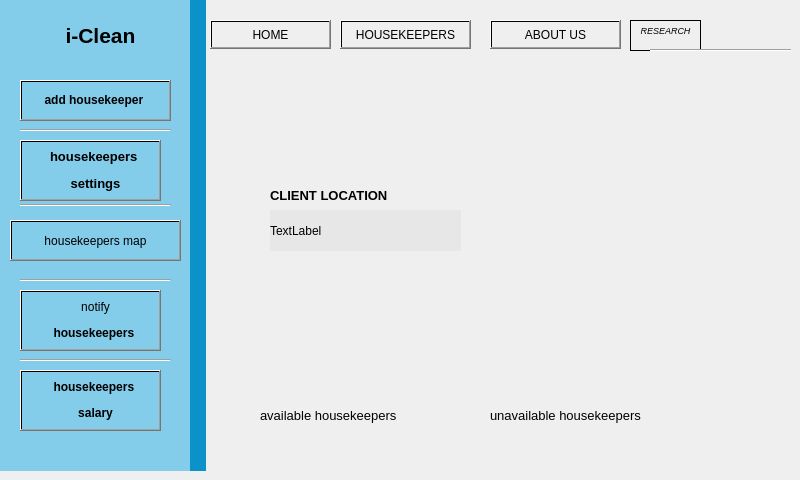
      <widget class="QWidget" name="page_7">
       <widget class="QStackedWidget" name="stackedWidget_4">
        <property name="geometry">
         <rect>
          <x>0</x>
          <y>0</y>
          <width>791</width>
          <height>471</height>
         </rect>
        </property>
        <property name="currentIndex">
         <number>0</number>
        </property>
        <widget class="QWidget" name="page_8">
         <widget class="QLabel" name="label_57">
          <property name="geometry">
           <rect>
            <x>0</x>
            <y>0</y>
            <width>841</width>
            <height>471</height>
           </rect>
          </property>
          <property name="text">
           <string/>
          </property>
          <property name="pixmap">
           <pixmap>../../../OneDrive - ESPRIT/Bureau/projet qt/arr.png</pixmap>
          </property>
         </widget>
         <widget class="QLabel" name="label_58">
          <property name="geometry">
           <rect>
            <x>0</x>
            <y>0</y>
            <width>191</width>
            <height>471</height>
           </rect>
          </property>
          <property name="styleSheet">
           <string notr="true">background-color: rgb(131, 204, 234);</string>
          </property>
          <property name="text">
           <string/>
          </property>
         </widget>
         <widget class="QLabel" name="label_59">
          <property name="geometry">
           <rect>
            <x>190</x>
            <y>0</y>
            <width>16</width>
            <height>471</height>
           </rect>
          </property>
          <property name="styleSheet">
           <string notr="true">background-color: rgb(10, 146, 201);</string>
          </property>
          <property name="text">
           <string/>
          </property>
         </widget>
         <widget class="QLabel" name="label_60">
          <property name="geometry">
           <rect>
            <x>50</x>
            <y>20</y>
            <width>101</width>
            <height>31</height>
           </rect>
          </property>
          <property name="text">
           <string>&lt;html&gt;&lt;head/&gt;&lt;body&gt;&lt;p align=&quot;center&quot;&gt;&lt;span style=&quot; font-size:16pt; font-weight:700;&quot;&gt;i-Clean&lt;/span&gt;&lt;/p&gt;&lt;/body&gt;&lt;/html&gt;</string>
          </property>
         </widget>
         <widget class="QPushButton" name="pushButton_27">
          <property name="geometry">
           <rect>
            <x>210</x>
            <y>20</y>
            <width>121</width>
            <height>29</height>
           </rect>
          </property>
          <property name="styleSheet">
           <string notr="true">background-color: qlineargradient(spread:pad, x1:0, y1:0, x2:0, y2:0, stop:0 rgba(0, 0, 0, 0), stop:1 rgba(255, 255, 255, 255));</string>
          </property>
          <property name="text">
           <string>HOME</string>
          </property>
         </widget>
         <widget class="QToolButton" name="toolButton_8">
          <property name="geometry">
           <rect>
            <x>490</x>
            <y>20</y>
            <width>131</width>
            <height>29</height>
           </rect>
          </property>
          <property name="styleSheet">
           <string notr="true">background-color: qlineargradient(spread:pad, x1:0, y1:0, x2:0, y2:0, stop:0 rgba(0, 0, 0, 0), stop:1 rgba(255, 255, 255, 255));</string>
          </property>
          <property name="text">
           <string>ABOUT US</string>
          </property>
         </widget>
         <widget class="QToolButton" name="toolButton_9">
          <property name="geometry">
           <rect>
            <x>340</x>
            <y>20</y>
            <width>131</width>
            <height>29</height>
           </rect>
          </property>
          <property name="styleSheet">
           <string notr="true">background-color: qlineargradient(spread:pad, x1:0, y1:0, x2:0, y2:0, stop:0 rgba(0, 0, 0, 0), stop:1 rgba(255, 255, 255, 255));</string>
          </property>
          <property name="text">
           <string>HOUSEKEEPERS</string>
          </property>
         </widget>
         <widget class="QTextEdit" name="textEdit_4">
          <property name="geometry">
           <rect>
            <x>630</x>
            <y>20</y>
            <width>71</width>
            <height>31</height>
           </rect>
          </property>
          <property name="styleSheet">
           <string notr="true">background-color: qlineargradient(spread:pad, x1:0, y1:0, x2:0, y2:0, stop:0 rgba(0, 0, 0, 0), stop:1 rgba(255, 255, 255, 255));</string>
          </property>
          <property name="html">
           <string>&lt;!DOCTYPE HTML PUBLIC &quot;-//W3C//DTD HTML 4.0//EN&quot; &quot;http://www.w3.org/TR/REC-html40/strict.dtd&quot;&gt;
&lt;html&gt;&lt;head&gt;&lt;meta name=&quot;qrichtext&quot; content=&quot;1&quot; /&gt;&lt;meta charset=&quot;utf-8&quot; /&gt;&lt;style type=&quot;text/css&quot;&gt;
p, li { white-space: pre-wrap; }
hr { height: 1px; border-width: 0; }
li.unchecked::marker { content: &quot;\2610&quot;; }
li.checked::marker { content: &quot;\2612&quot;; }
&lt;/style&gt;&lt;/head&gt;&lt;body style=&quot; font-family:'Segoe UI'; font-size:9pt; font-weight:400; font-style:normal;&quot;&gt;
&lt;p align=&quot;center&quot; style=&quot; margin-top:0px; margin-bottom:0px; margin-left:0px; margin-right:0px; -qt-block-indent:0; text-indent:0px;&quot;&gt;&lt;span style=&quot; font-size:7pt; font-style:italic;&quot;&gt;RESEARCH&lt;/span&gt;&lt;/p&gt;&lt;/body&gt;&lt;/html&gt;</string>
          </property>
         </widget>
         <widget class="Line" name="line_21">
          <property name="geometry">
           <rect>
            <x>650</x>
            <y>40</y>
            <width>151</width>
            <height>20</height>
           </rect>
          </property>
          <property name="orientation">
           <enum>Qt::Orientation::Horizontal</enum>
          </property>
         </widget>
         <widget class="Line" name="line_20">
          <property name="geometry">
           <rect>
            <x>20</x>
            <y>350</y>
            <width>151</width>
            <height>20</height>
           </rect>
          </property>
          <property name="orientation">
           <enum>Qt::Orientation::Horizontal</enum>
          </property>
         </widget>
         <widget class="Line" name="line_17">
          <property name="geometry">
           <rect>
            <x>20</x>
            <y>120</y>
            <width>151</width>
            <height>20</height>
           </rect>
          </property>
          <property name="orientation">
           <enum>Qt::Orientation::Horizontal</enum>
          </property>
         </widget>
         <widget class="Line" name="line_18">
          <property name="geometry">
           <rect>
            <x>20</x>
            <y>190</y>
            <width>151</width>
            <height>31</height>
           </rect>
          </property>
          <property name="orientation">
           <enum>Qt::Orientation::Horizontal</enum>
          </property>
         </widget>
         <widget class="QPushButton" name="pushButton_25">
          <property name="geometry">
           <rect>
            <x>20</x>
            <y>80</y>
            <width>151</width>
            <height>41</height>
           </rect>
          </property>
          <property name="styleSheet">
           <string notr="true">background-color: qlineargradient(spread:pad, x1:0, y1:0, x2:0, y2:0, stop:0 rgba(0, 0, 0, 0), stop:1 rgba(255, 255, 255, 255));</string>
          </property>
          <property name="text">
           <string/>
          </property>
         </widget>
         <widget class="QLabel" name="label_61">
          <property name="geometry">
           <rect>
            <x>30</x>
            <y>370</y>
            <width>131</width>
            <height>61</height>
           </rect>
          </property>
          <property name="styleSheet">
           <string notr="true">font: 11pt &quot;Sitka&quot;;</string>
          </property>
          <property name="text">
           <string>&lt;html&gt;&lt;head/&gt;&lt;body&gt;&lt;p align=&quot;center&quot;&gt;&lt;span style=&quot; font-weight:700;&quot;&gt;housekeepers &lt;/span&gt;&lt;/p&gt;&lt;p align=&quot;center&quot;&gt;&lt;span style=&quot; font-weight:700;&quot;&gt;salary&lt;/span&gt;&lt;/p&gt;&lt;/body&gt;&lt;/html&gt;</string>
          </property>
         </widget>
         <widget class="QPushButton" name="pushButton_24">
          <property name="geometry">
           <rect>
            <x>20</x>
            <y>370</y>
            <width>141</width>
            <height>61</height>
           </rect>
          </property>
          <property name="styleSheet">
           <string notr="true">background-color: qlineargradient(spread:pad, x1:0, y1:0, x2:0, y2:0, stop:0 rgba(0, 0, 0, 0), stop:1 rgba(255, 255, 255, 255));</string>
          </property>
          <property name="text">
           <string/>
          </property>
         </widget>
         <widget class="QLabel" name="label_62">
          <property name="geometry">
           <rect>
            <x>30</x>
            <y>140</y>
            <width>131</width>
            <height>61</height>
           </rect>
          </property>
          <property name="styleSheet">
           <string notr="true">font: 11pt &quot;Sitka&quot;;</string>
          </property>
          <property name="text">
           <string>&lt;html&gt;&lt;head/&gt;&lt;body&gt;&lt;p align=&quot;center&quot;&gt;&lt;span style=&quot; font-size:10pt; font-weight:700;&quot;&gt;housekeepers &lt;/span&gt;&lt;/p&gt;&lt;p align=&quot;center&quot;&gt;&lt;span style=&quot; font-size:10pt; font-weight:700;&quot;&gt;settings&lt;/span&gt;&lt;/p&gt;&lt;/body&gt;&lt;/html&gt;</string>
          </property>
         </widget>
         <widget class="QLabel" name="label_65">
          <property name="geometry">
           <rect>
            <x>20</x>
            <y>70</y>
            <width>151</width>
            <height>61</height>
           </rect>
          </property>
          <property name="styleSheet">
           <string notr="true">font: 11pt &quot;Sitka&quot;;</string>
          </property>
          <property name="text">
           <string>&lt;html&gt;&lt;head/&gt;&lt;body&gt;&lt;p align=&quot;center&quot;&gt;&lt;span style=&quot; font-weight:700;&quot;&gt;add housekeeper &lt;/span&gt;&lt;/p&gt;&lt;/body&gt;&lt;/html&gt;</string>
          </property>
         </widget>
         <widget class="Line" name="line_19">
          <property name="geometry">
           <rect>
            <x>20</x>
            <y>270</y>
            <width>151</width>
            <height>20</height>
           </rect>
          </property>
          <property name="orientation">
           <enum>Qt::Orientation::Horizontal</enum>
          </property>
         </widget>
         <widget class="QPushButton" name="pushButton_26">
          <property name="geometry">
           <rect>
            <x>10</x>
            <y>220</y>
            <width>171</width>
            <height>41</height>
           </rect>
          </property>
          <property name="styleSheet">
           <string notr="true">background-color: qlineargradient(spread:pad, x1:0, y1:0, x2:0, y2:0, stop:0 rgba(0, 0, 0, 0), stop:1 rgba(255, 255, 255, 255));</string>
          </property>
          <property name="text">
           <string>housekeepers map</string>
          </property>
         </widget>
         <widget class="QPushButton" name="pushButton_29">
          <property name="geometry">
           <rect>
            <x>20</x>
            <y>140</y>
            <width>141</width>
            <height>61</height>
           </rect>
          </property>
          <property name="styleSheet">
           <string notr="true">background-color: qlineargradient(spread:pad, x1:0, y1:0, x2:0, y2:0, stop:0 rgba(0, 0, 0, 0), stop:1 rgba(255, 255, 255, 255));</string>
          </property>
          <property name="text">
           <string/>
          </property>
         </widget>
         <widget class="QLabel" name="label_64">
          <property name="geometry">
           <rect>
            <x>470</x>
            <y>90</y>
            <width>281</width>
            <height>291</height>
           </rect>
          </property>
          <property name="text">
           <string/>
          </property>
          <property name="pixmap">
           <pixmap>../../../OneDrive - ESPRIT/Images/Captures d’écran/Capture d'écran 2024-10-23 224552.png</pixmap>
          </property>
         </widget>
         <widget class="QLabel" name="label_66">
          <property name="geometry">
           <rect>
            <x>490</x>
            <y>400</y>
            <width>201</width>
            <height>31</height>
           </rect>
          </property>
          <property name="text">
           <string>&lt;html&gt;&lt;head/&gt;&lt;body&gt;&lt;p&gt;&lt;span style=&quot; font-size:10pt;&quot;&gt;unavailable housekeepers&lt;/span&gt;&lt;/p&gt;&lt;/body&gt;&lt;/html&gt;</string>
          </property>
         </widget>
         <widget class="QLabel" name="label_67">
          <property name="geometry">
           <rect>
            <x>460</x>
            <y>390</y>
            <width>41</width>
            <height>41</height>
           </rect>
          </property>
          <property name="text">
           <string/>
          </property>
          <property name="pixmap">
           <pixmap>../../../OneDrive - ESPRIT/Images/Captures d’écran/1.png</pixmap>
          </property>
         </widget>
         <widget class="QLabel" name="label_68">
          <property name="geometry">
           <rect>
            <x>270</x>
            <y>180</y>
            <width>151</width>
            <height>31</height>
           </rect>
          </property>
          <property name="text">
           <string>&lt;html&gt;&lt;head/&gt;&lt;body&gt;&lt;p&gt;&lt;span style=&quot; font-size:10pt; font-weight:700;&quot;&gt;CLIENT LOCATION&lt;/span&gt;&lt;/p&gt;&lt;/body&gt;&lt;/html&gt;</string>
          </property>
         </widget>
         <widget class="QLabel" name="label_69">
          <property name="geometry">
           <rect>
            <x>210</x>
            <y>390</y>
            <width>51</width>
            <height>41</height>
           </rect>
          </property>
          <property name="text">
           <string/>
          </property>
          <property name="pixmap">
           <pixmap>../../../OneDrive - ESPRIT/Images/Captures d’écran/4.png</pixmap>
          </property>
         </widget>
         <widget class="QLabel" name="label_70">
          <property name="geometry">
           <rect>
            <x>270</x>
            <y>210</y>
            <width>191</width>
            <height>41</height>
           </rect>
          </property>
          <property name="styleSheet">
           <string notr="true">background-color: rgb(232, 231, 231);</string>
          </property>
          <property name="text">
           <string>TextLabel</string>
          </property>
         </widget>
         <widget class="QLabel" name="label_71">
          <property name="geometry">
           <rect>
            <x>230</x>
            <y>180</y>
            <width>41</width>
            <height>81</height>
           </rect>
          </property>
          <property name="text">
           <string/>
          </property>
          <property name="pixmap">
           <pixmap>../../../OneDrive - ESPRIT/Images/Captures d’écran/6.png</pixmap>
          </property>
         </widget>
         <widget class="QLabel" name="label_72">
          <property name="geometry">
           <rect>
            <x>260</x>
            <y>400</y>
            <width>181</width>
            <height>31</height>
           </rect>
          </property>
          <property name="text">
           <string>&lt;html&gt;&lt;head/&gt;&lt;body&gt;&lt;p&gt;&lt;span style=&quot; font-size:10pt;&quot;&gt;available housekeepers&lt;/span&gt;&lt;/p&gt;&lt;/body&gt;&lt;/html&gt;</string>
          </property>
         </widget>
         <widget class="QPushButton" name="pushButton_28">
          <property name="geometry">
           <rect>
            <x>20</x>
            <y>290</y>
            <width>141</width>
            <height>61</height>
           </rect>
          </property>
          <property name="styleSheet">
           <string notr="true">background-color: qlineargradient(spread:pad, x1:0, y1:0, x2:0, y2:0, stop:0 rgba(0, 0, 0, 0), stop:1 rgba(255, 255, 255, 255));</string>
          </property>
          <property name="text">
           <string/>
          </property>
         </widget>
         <widget class="QLabel" name="label_63">
          <property name="geometry">
           <rect>
            <x>30</x>
            <y>290</y>
            <width>131</width>
            <height>61</height>
           </rect>
          </property>
          <property name="styleSheet">
           <string notr="true">font: 11pt &quot;Sitka&quot;;</string>
          </property>
          <property name="text">
           <string>&lt;html&gt;&lt;head/&gt;&lt;body&gt;&lt;p align=&quot;center&quot;&gt;notify&lt;/p&gt;&lt;p align=&quot;center&quot;&gt;&lt;span style=&quot; font-weight:700;&quot;&gt;housekeepers &lt;/span&gt;&lt;/p&gt;&lt;/body&gt;&lt;/html&gt;</string>
          </property>
         </widget>
        </widget>
        <widget class="QWidget" name="page_9"/>
       </widget>
      </widget>
